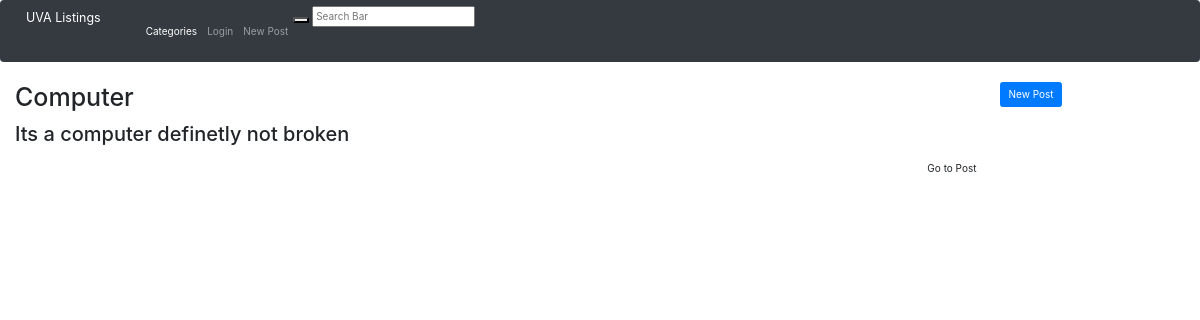
Page /posts/ (signed in) on the earlier database version.
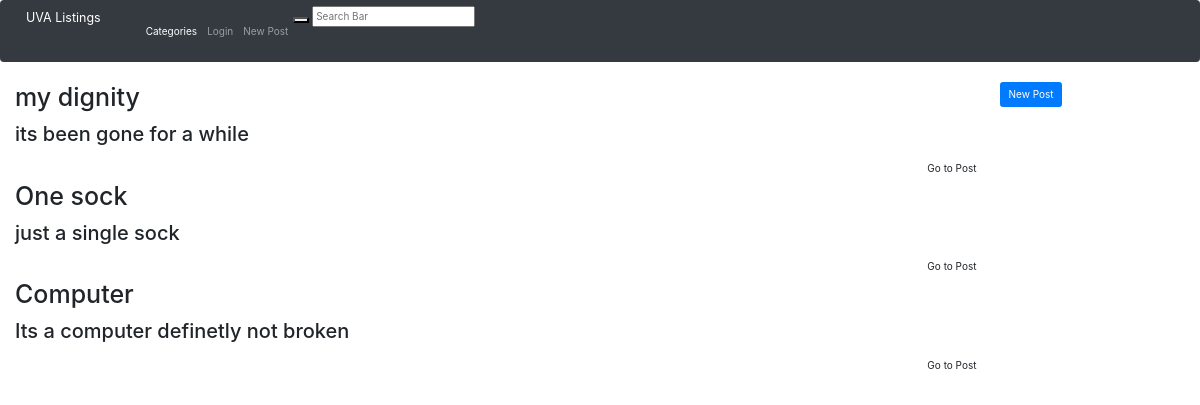
Same page on the later database version.
### posts/models.py (models this page shows, shortened)
class Post(models.Model):
    titleText = models.CharField(max_length=200)
    description = models.CharField(max_length=200)
    creation_date = models.DateTimeField(auto_now=True)
    Electronics = 'Electronics'
    Services = 'Services'
    Miscellaneous = 'Misc'
    Housing = 'Housing'
    Food = 'Food'
    Community = 'Community'
    Textbooks = 'Textbooks'
    Tutoring = 'Tutoring'
    Clothes = 'Clothes'
    CategoryChoices = [
        (Electronics, 'Electronics'),
        (Services, 'Services'),
        (Miscellaneous, 'Miscellaneous'),
        (Housing, 'Housing'),
        (Food, 'Food'),
        (Community, 'Community'),
        (Textbooks, 'Textbooks'),
        (Tutoring, 'Tutoring'),
        (Clothes, 'Clothes'),
    ]
    category = models.CharField(max_length=200, choices=CategoryChoices, default=Miscellaneous)
    price = models.DecimalField(max_digits=6, decimal_places=2)
    user = models.ForeignKey(User, on_delete=models.CASCADE, default=Default_id)

### posts/views.py (the view)
# urls.py: path('', views.postIndex, name='posts'),
def postIndex(request):
    template_name = 'posts/postIndex.html'
    postList = Post.objects.order_by('-creation_date')[:8]
    context = {'postList': postList}
    return render(request, 'posts/postIndex.html',context)

### posts/templates/posts/postIndex.html (shortened to what this page needs)
<link href="//netdna.bootstrapcdn.com/bootstrap/3.0.0/css/bootstrap.min.css" rel="stylesheet" id="bootstrap-css">
{% block page %}
{% load socialaccount %}
<head>
	{% load bootstrap4 %}
</head>
{% include "header.html" %}
<body>
	<button class="btn btn-primary" type="submit" onclick="location.href = 'newpost';">New Post</button>
	{%if user.is_authenticated%}
		{% if postList %}
			{% for postVar in postList %}
					  <div class="col-md-10 blogShort">
						<h1>{{ postVar.titleText }}</h1>
						<article><p>
							<h2>{{ postVar.description }}</h2>
							</p></article>
						<h1></h1><a class="btn btn-blog pull-right marginBottom10" href="/posts/{{ postVar.id }}/">Go to Post</a>
					</div>
			{% endfor %}
		{% else %}
			<p>No posts are available.</p>
		{% endif %}
	{%else%}
		<p> You need to be logged in in order to make a post!</p>
		<a class="btn btn-primary" href="\">Back to Homepage</a>
 		<li class="nav-item">
 		<a href="{% url 'social:begin' 'google-oauth2' %}">Google Connect</a>
 		{%endif%}
</body>
{% endblock %}

Differences in the rows shown:
added Post: titleText "my dignity", description "its been gone for a while"
added Post: titleText "One sock", description "just a single sock"
